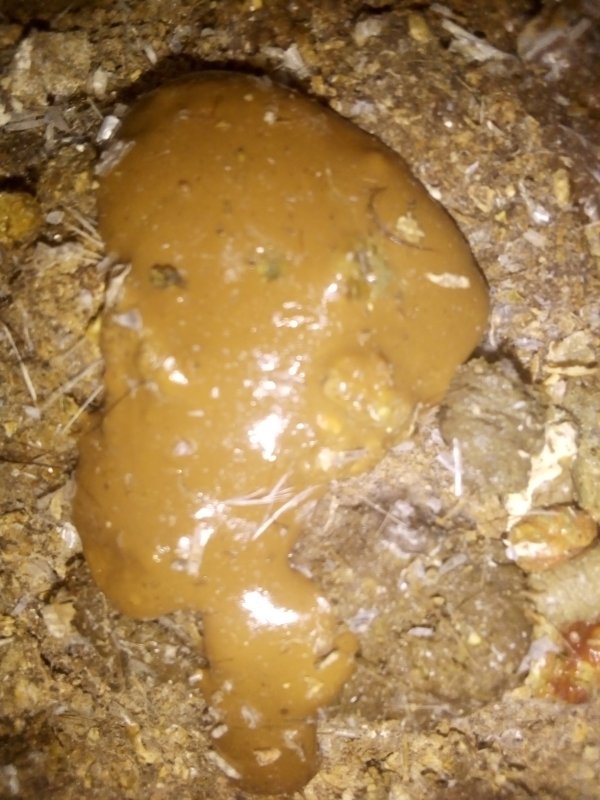
#> input picture uploads/IMG-20250505-WA0000.jpg, 1200 x 1600 px (shown at 1/2 size); its folder holds only this picture in this run
$ python -i train.py   (imports and definitions only)
#> lines starting #> are read from the running program, lines starting #| are printed output that depends on the picture
import os
import pandas as pd
import cv2
import random
import numpy as np
from skimage.feature import hessian_matrix, hessian_matrix_eigvals
from sklearn.model_selection import train_test_split
import tensorflow as tf
from tensorflow.python.keras.models import Sequential
from tensorflow.python.keras.layers import Dense, Dropout, Activation, Flatten, Conv2D, MaxPooling2D
import matplotlib.pyplot as plt
from sklearn.metrics import confusion_matrix, classification_report
import seaborn as sns
from sklearn import metrics

data_dir = "data"  # Update with your data directory
batch_size = 16
input_shape = (50, 50, 3)
test_size = 0.1

# [1 line that did not run here, left out]

data = []
# [5 lines not run here, left out]

# [1 line that did not run here, left out]

# [1 line that did not run here, left out]
# [1 line that did not run here, left out]


# Define image preprocessing function
def preprocess_image(img_path):
#> called with img_path = 'uploads/IMG-20250505-WA0000.jpg'
    try:
        img_array = cv2.imread(img_path, cv2.IMREAD_GRAYSCALE)  # Read image in grayscale
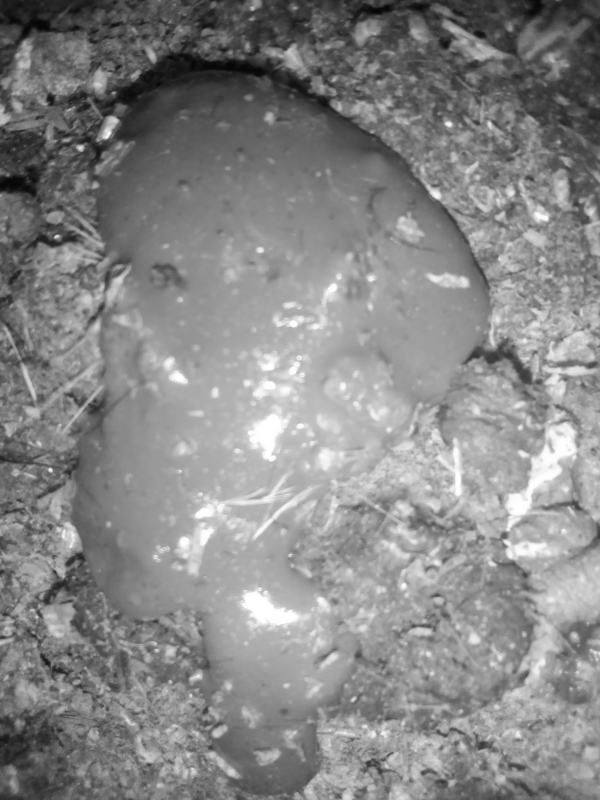
#> img_array: shape (1600, 1200) (shown at 1/2 size); min 3, max 255, mean 134.9
        img_array = cv2.GaussianBlur(img_array, (3, 3), 0)  # Apply Gaussian Blur to reduce noise

        # Apply Canny Edge Detection
        edges = cv2.Canny(img_array, threshold1=50, threshold2=150)
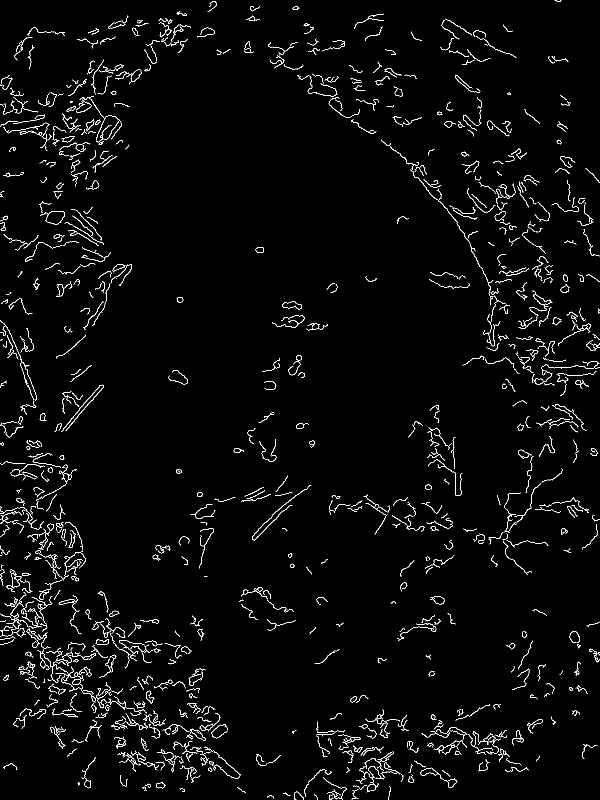
#> edges: shape (1600, 1200) (shown at 1/2 size); 2.5% white in thin lines or dots

        # Convert single-channel edge-detected image to 3 channels (to match input_shape)
        edges_colored = cv2.merge([edges, edges, edges])
#> edges_colored: shape (1600, 1200, 3); 2.5% white in thin lines or dots

        new_array = cv2.resize(edges_colored, input_shape[:2])
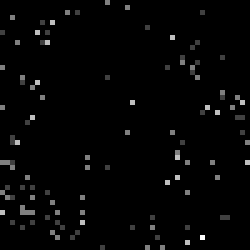
#> new_array: shape (50, 50, 3) (shown 5 times larger); min 0, max 255, mean 5
        return new_array
    except Exception as e:
        return None


# Create training data
IMG_SIZE = input_shape[0]
training_data = []

# [8 lines not run here, left out]

X = []  # Features
y = []  # Labels

# [3 lines not run here, left out]

X = np.array(X*2)
y = np.array(y*2)

# [1 line not run here, left out]


X = X/255.0

y=np.array(y)

from sklearn.model_selection import train_test_split
# Split your data into training and testing sets
# [1 line that did not run here, left out]

# Print the shape of the training and testing sets
# [4 lines not run here, left out]


# Building the model
# [1 line that did not run here, left out]
# 3 convolutional layers

# [29 lines not run here, left out]
y=np.array(y)
# Training the model, with 40 iterations
# validation_split corresponds to the percentage of images used for the validation phase compared to all the images
# [1 line that did not run here, left out]

# [1 line that did not run here, left out]
# [6 lines not run here, left out]

# Printing a graph showing the accuracy changes during the training phase
# [1 line that did not run here, left out]
# [1 line that did not run here, left out]
# [1 line that did not run here, left out]
# [1 line that did not run here, left out]
# [1 line that did not run here, left out]
# [1 line that did not run here, left out]
# [1 line that did not run here, left out]
# [1 line that did not run here, left out]
epochs_range = range(15)

# [13 lines not run here, left out]

import seaborn as sns
from sklearn.metrics import confusion_matrix
from sklearn.metrics import classification_report
# [1 line that did not run here, left out]
# [1 line that did not run here, left out]

y_g=[]

# [2 lines not run here, left out]
yt=[]
# [3 lines not run here, left out]


from sklearn import metrics
# [1 line that did not run here, left out]
# [1 line not run here, left out]
# [1 line that did not run here, left out]

# [1 line that did not run here, left out]


from sklearn.metrics import classification_report

# [2 lines not run here, left out]
# [1 line that did not run here, left out]
# plot the confusion matrix
f,ax = plt.subplots(figsize=(8, 8))
# [5 lines not run here, left out]

>>> result = preprocess_image('uploads/IMG-20250505-WA0000.jpg')
